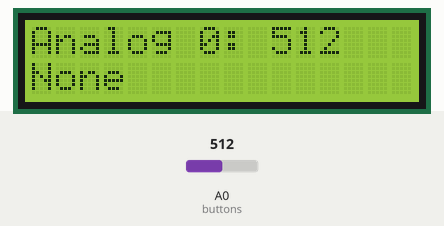
A sketch run on a simulated Arduino Uno, built with avr-gcc and run on an emulated ATmega328P. On the bench: 16×2 character LCD. The test bench sets the inputs (shaded band); at power-on: A0 (buttons) = 512.

Above: at 1.2 s.
1.3 s: A0 (buttons) set to 434
At 2.2 s:
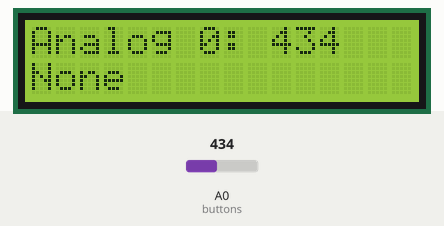
2.8 s: A0 (buttons) set to 405
At 3.4 s:
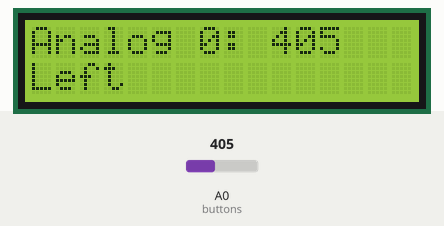
4.3 s: A0 (buttons) set to 375
At 5.5 s:
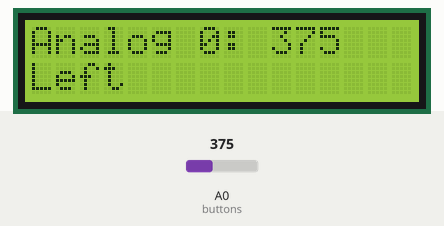
5.8 s: A0 (buttons) set to 358
At 6.9 s:
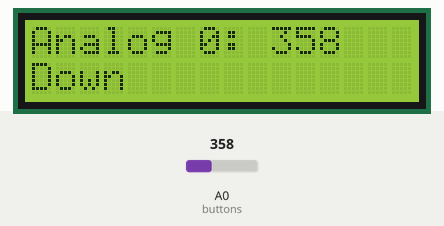
7.3 s: A0 (buttons) set to 11
At 8.0 s:
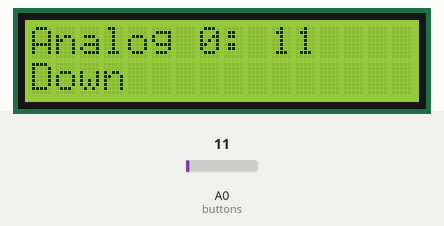
8.8 s: A0 (buttons) set to 8
At 9.1 s:
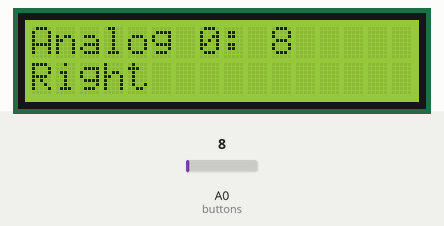
Timing chart, 0 to 11.3 s (numbered marks = the images above; inputs shaded):
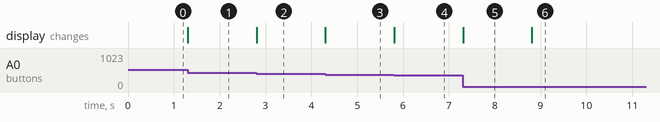

The sketch:

keypadtest.ino
```cpp
#include <LiquidCrystal.h>

int x = 0;
int currx = 1023;
String btnStr = "None";

// initialize the library with the numbers of the interface pins
LiquidCrystal lcd(8, 9, 4, 5, 6, 7);

void setup() {
  // set up the LCD's number of columns and rows:
  lcd.begin(16, 2);
  // Print a message to the LCD.
  lcd.clear();
  lcd.setCursor(0,0);
  lcd.print("Analog 0: ");
  lcd.print(currx);
  lcd.setCursor(0,1);
  lcd.print(btnStr);
}

void loop() {

  x = analogRead(A0); // the buttons are read from the analog0 pin

  // Check if x has changed
  if ((x != 1022) && (x != currx)){

    //update screen and change currx
    lcd.setCursor(10,0);
    lcd.print("     ");
    lcd.setCursor(10,0);
    lcd.print(x);
    currx = x;

    if (currx > 740 && currx < 745){

       btnStr="Select";

    } else if (currx > 400 && currx < 420){

      btnStr="Left";

    } else if (currx < 10){

      btnStr="Right";

    } else if (currx > 140 && currx < 150){

      btnStr="Up";

    } else if (currx > 320 && currx < 365){

      btnStr="Down";

    }

      //update button pressed
      lcd.setCursor(0,1);
      lcd.print("        ");
      lcd.setCursor(0,1);
      lcd.print(btnStr);
  }

  delay(10);

}
```

Measured:
- the behaviour switches between 420 and 419 on A0 (buttons) (found by bisection; images 1 and 2)
- the behaviour switches between 365 and 364 on A0 (buttons) (found by bisection; images 3 and 4)
- the behaviour switches between 10 and 9 on A0 (buttons) (found by bisection; images 5 and 6)
- after the input at 1.3 s, the display: changes at once (image 1)
- after the input at 2.8 s, the display: changes at once (image 2)
- after the input at 4.3 s, the display: changes at once (image 3)
- after the input at 5.8 s, the display: changes at once (image 4)
- after the input at 7.3 s, the display: changes at once (image 5)
- after the input at 8.8 s, the display: changes at once (image 6)
